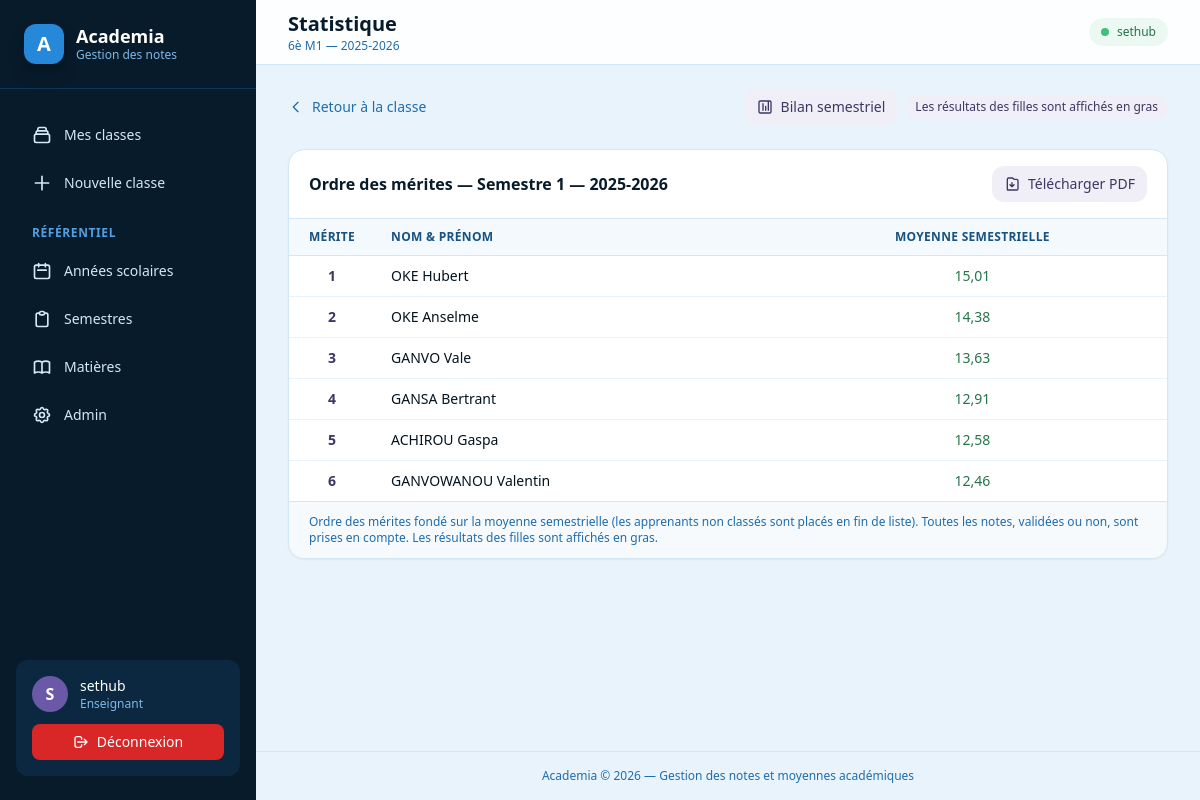
/classes/1/statistique/ (signed in), run on an earlier commit of the app's database.
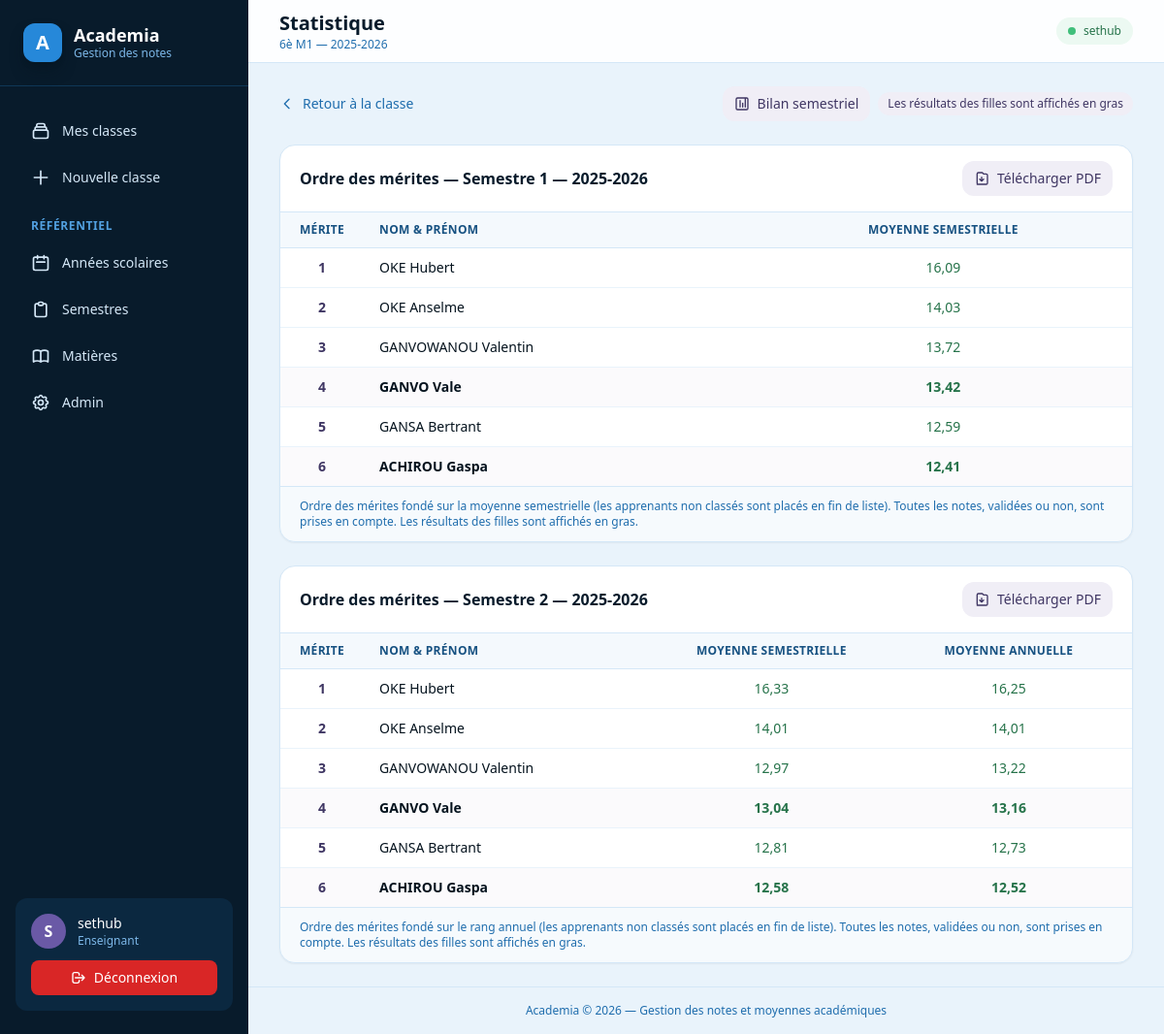
And on a later commit of the database.
### academics/models.py (models this page shows, shortened)
class Semestre(models.Model):
    class Libelle(models.TextChoices):
        S1 = "S1", "Semestre 1"
        S2 = "S2", "Semestre 2"
    annee_scolaire = models.ForeignKey(
        AnneeScolaire, on_delete=models.CASCADE, related_name="semestres"
    )
    libelle = models.CharField(max_length=2, choices=Libelle.choices)
    class Meta:
        constraints = [
            models.UniqueConstraint(
                fields=["annee_scolaire", "libelle"], name="uniq_semestre_par_annee"
            )
        ]
        ordering = ["annee_scolaire", "libelle"]

class AnneeScolaire(models.Model):
    libelle = models.CharField(max_length=20, unique=True)
    est_courante = models.BooleanField(default=False)
    objects = AnneeScolaireQuerySet.as_manager()
    class Meta:
        ordering = ["-libelle"]

class Eleve(models.Model):
    class Statut(models.TextChoices):
        NOUVEAU = "N", "Nouveau"
        REDOUBLANT = "R", "Redoublant"
    class Genre(models.TextChoices):
        MASCULIN = "M", "Masculin"
        FEMININ = "F", "Féminin"
    classe = models.ForeignKey(Classe, on_delete=models.CASCADE, related_name="eleves")
    nom = models.CharField(max_length=100)
    prenom = models.CharField(max_length=100)
    statut = models.CharField(max_length=1, choices=Statut.choices)
    genre = models.CharField(max_length=1, choices=Genre.choices)
    class Meta:
        constraints = [
            models.UniqueConstraint(
                fields=["classe", "nom", "prenom"], name="uniq_eleve_par_classe"
            )
        ]
        ordering = ["nom", "prenom"]

### grades/views.py (the view)
class ClasseStatistiqueView(LoginRequiredMixin, View):
    template_name = "grades/statistique_classe.html"
    def get(self, request, pk):
        classe = get_object_or_404(
            Classe.objects.select_related("annee_scolaire"), pk=pk
        )
        classe_matieres = list(classe.classe_matieres.select_related("matiere"))
        semestres = list(classe.annee_scolaire.semestres.all())
        sections = _construire_sections_statistiques(
            classe, classe_matieres, semestres
        )
        return render(request, self.template_name, {
            "classe": classe,
            "classe_matieres": classe_matieres,
            "sections": sections,
        })

### grades/aggregations.py (called while the page is built)
def moy_i_eleve_matiere_semestre(eleve, classe_matiere, semestre, seulement_validees=True):
    qs = Interrogation.objects.filter(
        eleve=eleve, classe_matiere=classe_matiere, semestre=semestre
    )
    if seulement_validees:
        qs = qs.filter(valide=True)
    notes = list(qs.values_list("note", flat=True))
    return services.moyenne_interrogations(notes)

def moy_m_eleve_matiere_semestre(eleve, classe_matiere, semestre, seulement_validees=True):
    moy_i = moy_i_eleve_matiere_semestre(eleve, classe_matiere, semestre, seulement_validees)
    qs = Devoir.objects.filter(
        eleve=eleve, classe_matiere=classe_matiere, semestre=semestre
    )
    if seulement_validees:
        qs = qs.filter(valide=True)
    devoirs = list(qs.values_list("note", flat=True))
    return services.moyenne_matiere(moy_i, devoirs)

def moy_mc_eleve_matiere_semestre(eleve, classe_matiere, semestre, seulement_validees=True):
    moy_m = moy_m_eleve_matiere_semestre(eleve, classe_matiere, semestre, seulement_validees)
    return services.moyenne_matiere_coefficiee(moy_m, classe_matiere.coefficient)

### grades/services.py (called while the page is built)
def _round(value: Decimal) -> Decimal:
    return value.quantize(TWO_PLACES, rounding=ROUND_DOWN)

### templates/grades/statistique_classe.html (shortened to what the changed rows need)
{% extends "base.html" %}
{% block page_title %}Statistique{% endblock %}
{% block content %}
<div class="space-y-6">
    {% for section in sections %}
    <div class="bg-white rounded-2xl border border-blue-bell-100 shadow-sm overflow-hidden">
        <div class="px-5 py-4 border-b border-blue-bell-100 flex items-center justify-between gap-3 flex-wrap">
            <h3 class="font-semibold text-blue-bell-900">Ordre des mérites — {{ section.semestre.get_libelle_display }} — {{ section.semestre.annee_scolaire.libelle }}</h3>
            <a href="{% url 'grades:bilan_classe_pdf' classe.pk section.semestre.pk %}" class="inline-flex items-center gap-2 px-3 py-2 rounded-xl bg-deep-lilac-50 hover:bg-deep-lilac-100 text-deep-lilac-700 text-sm font-medium transition" title="Télécharger la fiche statistique au format PDF">
                <svg class="w-4 h-4" fill="none" stroke="currentColor" viewBox="0 0 24 24"><path stroke-linecap="round" stroke-linejoin="round" stroke-width="2" d="M12 10v6m0 0l-3-3m3 3l3-3M5 21h14a2 2 0 002-2V7a2 2 0 00-2-2h-4l-2-2H7a2 2 0 00-2 2v14a2 2 0 002 2z"/></svg>
                <span class="hidden sm:inline">Télécharger PDF</span>
            </a>
        </div>
        {% if section.fiche %}
        <div class="overflow-x-auto">
            <table class="w-full text-sm whitespace-nowrap">
                <thead>
                    <tr class="text-left text-xs text-blue-bell-700 uppercase tracking-wide border-b border-blue-bell-100 bg-blue-bell-50/50">
                        <th class="py-2.5 pr-6 pl-5 font-semibold w-20">Mérite</th>
                        <th class="py-2.5 px-3 font-semibold">Nom &amp; Prénom</th>
                        <th class="py-2.5 px-3 font-semibold text-center">Moyenne semestrielle</th>
                        {% if section.afficher_annuel %}
                        <th class="py-2.5 pr-5 font-semibold text-center">Moyenne annuelle</th>
                        {% endif %}
                    </tr>
                </thead>
                <tbody class="divide-y divide-blue-bell-50">
                    {% for ligne in section.fiche %}
                    <tr class="{% if ligne.est_fille %}font-bold bg-deep-lilac-50/30{% endif %}">
                        <td class="py-2.5 pr-6 pl-5 text-center font-bold text-deep-lilac-700">
                            {% if section.afficher_annuel %}
                                {% if ligne.rang_annuel %}{{ ligne.rang_annuel.rang }}{% else %}<span class="font-normal text-blue-bell-400">—</span>{% endif %}
                            {% else %}
                                {% if ligne.rang %}{{ ligne.rang.rang }}{% else %}<span class="font-normal text-blue-bell-400">—</span>{% endif %}
                            {% endif %}
                        </td>
                        <td class="py-2.5 px-3">{{ ligne.eleve.nom }} {{ ligne.eleve.prenom }}</td>
                        <td class="py-2.5 px-3 text-center">
                            {% if ligne.moyenne != None %}
                            <span class="{% if ligne.moyenne >= 10 %}text-jungle-green-700{% else %}text-lobster-pink-700{% endif %}">{{ ligne.moyenne }}</span>
                            {% else %}<span class="font-normal text-blue-bell-400">—</span>{% endif %}
                        </td>
                        {% if section.afficher_annuel %}
                        <td class="py-2.5 pr-5 text-center">
                            {% if ligne.moy_annuelle != None %}
                            <span class="{% if ligne.moy_annuelle >= 10 %}text-jungle-green-700{% else %}text-lobster-pink-700{% endif %}">{{ ligne.moy_annuelle }}</span>
                            {% else %}<span class="font-normal text-blue-bell-400">—</span>{% endif %}
                        </td>
                        {% endif %}
                    </tr>
                    {% endfor %}
                </tbody>
            </table>
        </div>
        <div class="px-5 py-3 border-t border-blue-bell-100 bg-blue-bell-50/40">
            <p class="text-xs text-blue-bell-600">
                Ordre des mérites fondé sur {% if section.afficher_annuel %}le rang annuel{% else %}la moyenne semestrielle{% endif %} (les apprenants non classés sont placés en fin de liste). Toutes les notes, validées ou non, sont prises en compte. Les résultats des filles sont affichés en gras.
            </p>
        </div>
        {% else %}
        <div class="p-8 text-center">
            <p class="text-sm text-blue-bell-600">Aucun élève inscrit dans cette classe.</p>
        </div>
        {% endif %}
    </div>
    {% empty %}
    <div class="bg-white rounded-2xl border border-blue-bell-100 shadow-sm p-8 text-center">
        <p class="text-sm text-blue-bell-600">Aucun semestre défini pour l'année scolaire {{ classe.annee_scolaire.libelle }}.</p>
    </div>
    {% endfor %}
</div>
{% endblock %}

What changed in the data, as far as the page shows it:
computed for Eleve "Hubert": moyenne "15,01" → "16,09"
computed for Eleve "Anselme": moyenne "14,38" → "14,03"
shown differently, row unchanged: Eleve "GANVOWANOU": rang.rang "6" → "3"; moyenne "12,46" → "13,72"; moves up the list
changed Eleve "GANVO": rang.rang "3" → "4"; moyenne "13,63" → "13,42"
computed for Eleve "GANSA": rang.rang "4" → "5"; moyenne "12,91" → "12,59"
changed Eleve "ACHIROU": rang.rang "5" → "6"; moyenne "12,58" → "12,41"
added Semestre: semestre.libelle "Semestre 2", semestre.annee_scolaire.libelle "2025-2026", shows "MOYENNE ANNUELLE", shows "le rang annuel", Eleve (rang_annuel.rang "1", eleve.nom "OKE", eleve.prenom "Hubert", moyenne "16,33", moy_annuelle "16,25"), Eleve (rang_annuel.rang "2", eleve.nom "OKE", eleve.prenom "Anselme", moyenne "14,01", moy_annuelle "14,01"), Eleve (rang_annuel.rang "3", eleve.nom "GANVOWANOU", eleve.prenom "Valentin", moyenne "12,97", moy_annuelle "13,22"), Eleve (rang_annuel.rang "4", eleve.nom "GANVO", eleve.prenom "Vale", moyenne "13,04", moy_annuelle "13,16"), Eleve (rang_annuel.rang "5", eleve.nom "GANSA", eleve.prenom "Bertrant", moyenne "12,81", moy_annuelle "12,73"), Eleve (rang_annuel.rang "6", eleve.nom "ACHIROU", eleve.prenom "Gaspa", moyenne "12,58", moy_annuelle "12,52")
